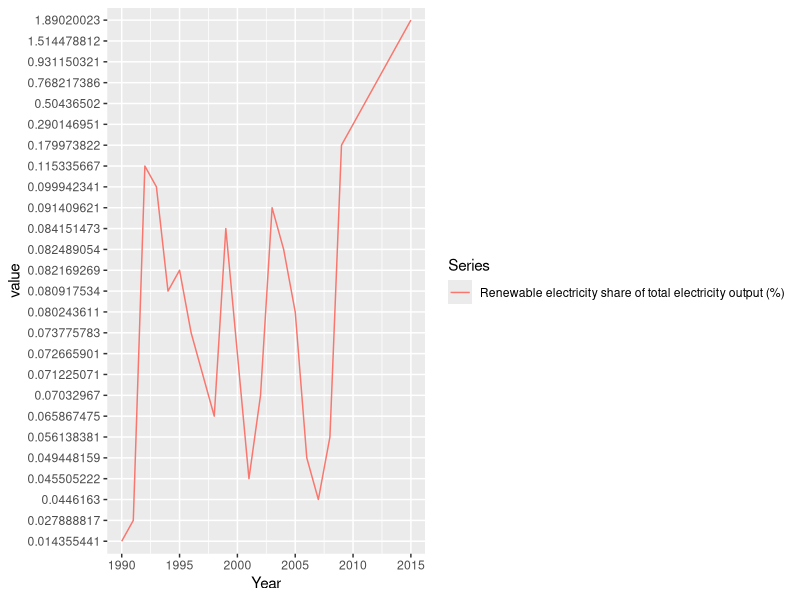
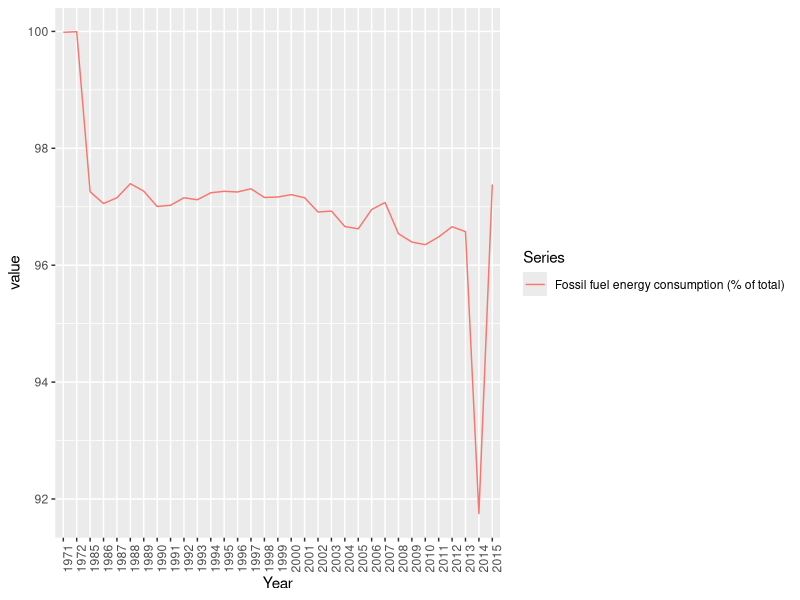
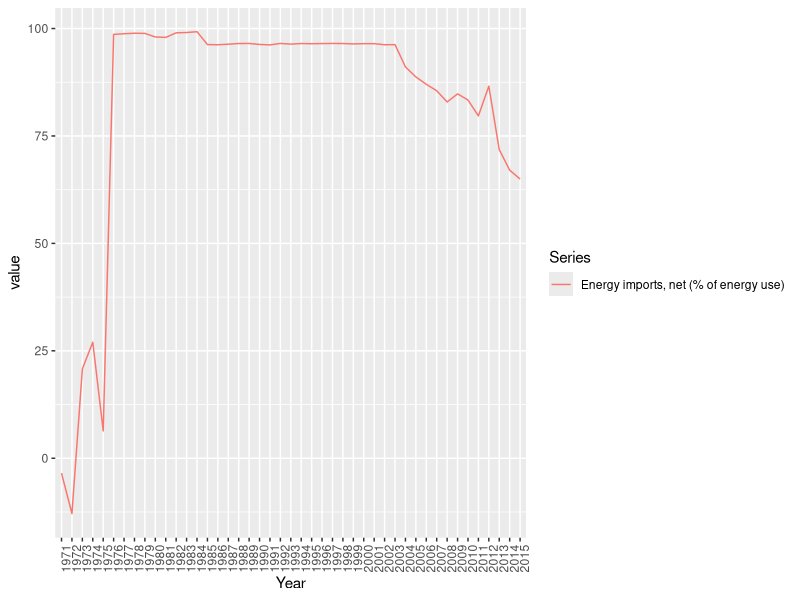
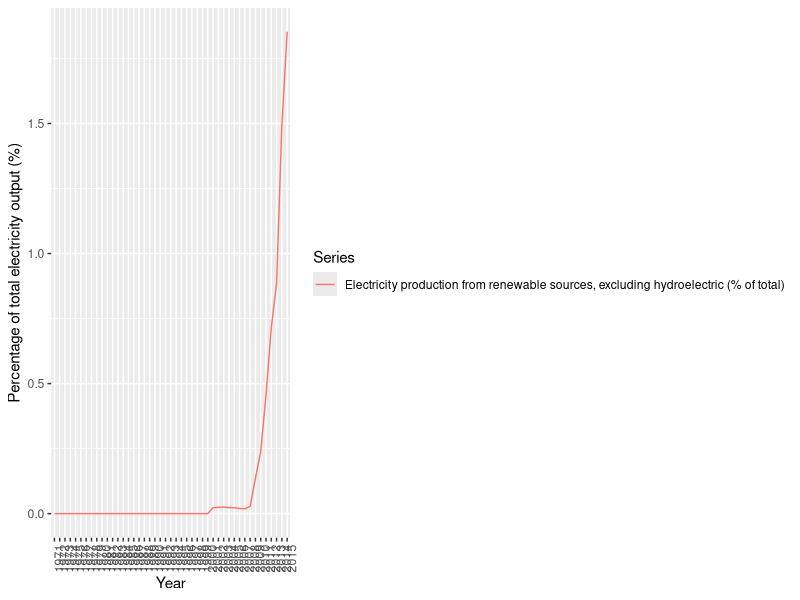

These charts were generated, in order, by the following R code:
## ---- chunk 1
knitr::opts_chunk$set(echo = TRUE)
## ---- chunk 2
library(tidyverse)
library(kableExtra)
library(bookdown)
library(lubridate)
## ---- chunk 3
data = read.csv("data/wdi_data.csv")
data = data[1:35,]

names(data)[5:54] = c(1970:2019)
names(data)[3] = c("Series")

data_value = data %>%
  select('1970':'2019')

data_value = data.frame(lapply(data_value, as.character), stringsAsFactors =FALSE)
data_value = data.frame(lapply(data_value, as.numeric))

data = data.frame(Series = data$Series, data_value)
names(data)[2:51] = c(1970:2019)

data_long = data %>%
  pivot_longer(`1970`:`2019`, names_to = "Year") %>%
  mutate(Year = as.factor(Year))

#use data_long for analysis.
## ---- chunk 4
data_sea = read.csv("data/SEA_data.csv")
names(data_sea)=c("Country Name", "Country Code", "Year", "Year Code",
                  "Renewable electricity share of total electricity output (%)",
                  "Renewable energy consumption (TJ)",
                  "Total final energy consumption (TFEC) (TJ)",
                  "Renewable electricity output (GWh)",
                  "Renewable energy share of TFEC (%)")
data_sea = data_sea[1:26,]

data_sea_long = data_sea %>%
  pivot_longer(`Renewable electricity share of total electricity output (%)`:`Renewable energy share of TFEC (%)`,names_to = "Series")
## ---- chunk 5
data_sea_long %>% 
  filter(Series == "Renewable electricity share of total electricity output (%)") %>%
  ggplot(aes(x = Year, y = value, colour = Series)) + 
  geom_line(aes(group = 1))
## ---- chunk 6
data_electric = data_long %>%
  filter(Series %in% c("Renewable electricity output (% of total electricity output)",
                       "Fossil fuel energy consumption (% of total)",
                       "Energy imports, net (% of energy use)",
                       "Fossil fuel energy consumption (% of total)",
                       "Renewable electricity output (% of total electricity output)",
                       "Electricity production from oil, gas and coal sources (% of total)",
                       "Electricity production from renewable sources, excluding hydroelectric (% of total)"))
## ---- chunk 7
data_electric %>% 
  filter(Series %in% c("Fossil fuel energy consumption (% of total)")) %>%
  drop_na() %>%
  ggplot(aes(x=Year, y=value, colour=Series)) + 
  geom_line(aes(group=1)) + 
  theme(axis.text.x = element_text(angle = 90))

data_electric %>% 
  filter(Series %in% c("Energy imports, net (% of energy use)")) %>%
  drop_na() %>%
  ggplot(aes(x=Year, y=value, colour=Series)) + 
  geom_line(aes(group=1)) + 
  theme(axis.text.x = element_text(angle = 90))

data_electric %>% 
  filter(Series %in% c("Electricity production from renewable sources, excluding hydroelectric (% of total)")) %>%
  drop_na() %>%
  ggplot(aes(x=Year, y=value, colour=Series)) + 
  geom_line(aes(group=1)) + 
  theme(axis.text.x = element_text(angle = 90)) + 
  ylab("Percentage of total electricity output (%)")
